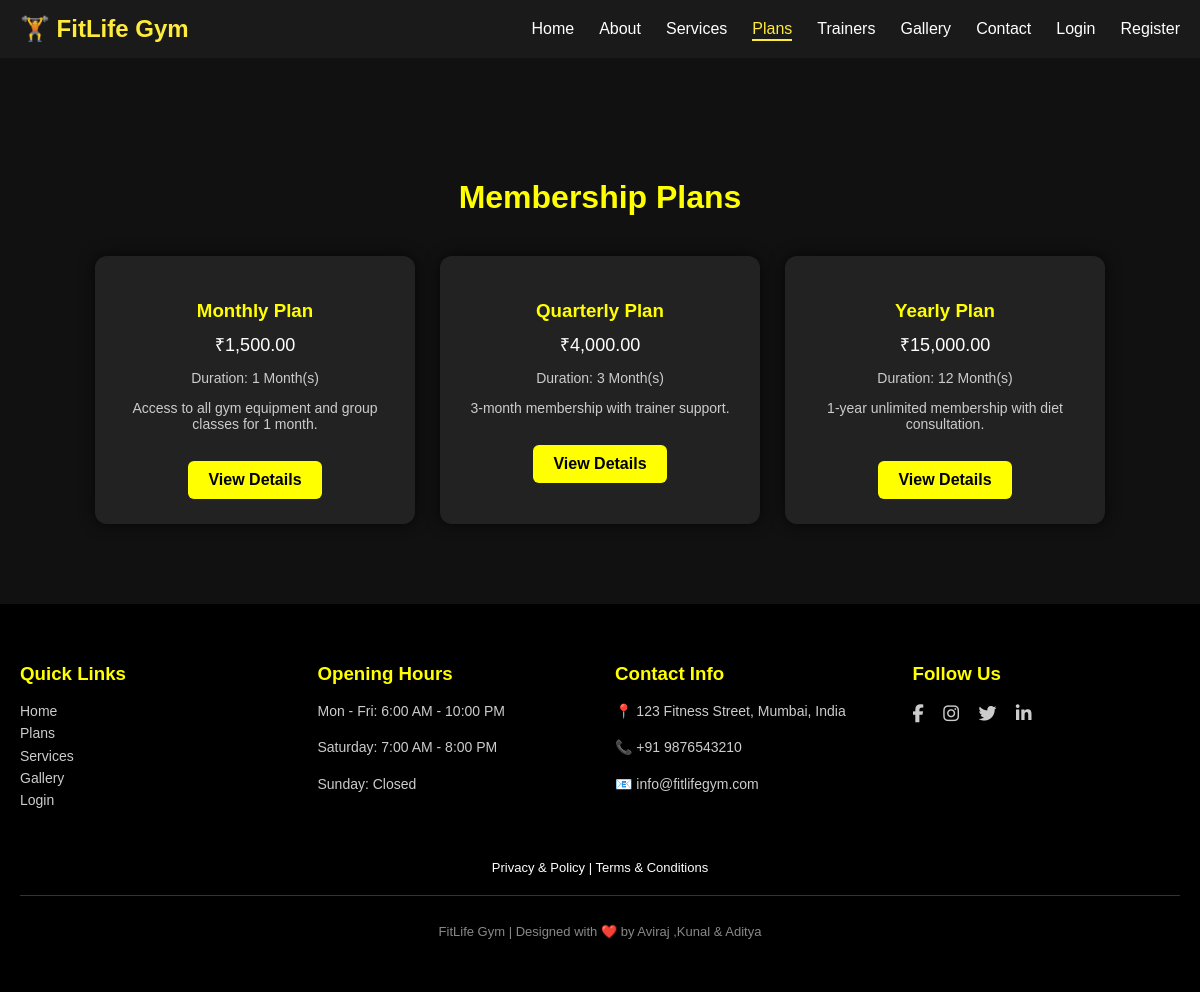
Screenshot of /usersite/plans.php with the database file from the repository.
### tables this page shows
CREATE TABLE `plans` (
  `plan_id` int(11) NOT NULL,
  `plan_name` varchar(50) NOT NULL,
  `duration_months` int(11) NOT NULL,
  `price` decimal(10,2) NOT NULL,
  `description` text DEFAULT NULL
);

### usersite/plans.php (the view, shortened to what this page needs)
<?php
require_once "config.php";
?>
<!DOCTYPE html>
<html lang="en">
<head>
  <link rel="stylesheet" href="https://cdnjs.cloudflare.com/ajax/libs/font-awesome/6.5.0/css/all.min.css">
</head>
<body>
<nav>
  <div class="logo">🏋️ FitLife Gym</div>
  <ul id="nav-links">
    <?php
    $current_page = basename($_SERVER['PHP_SELF']);
    if(isset($_SESSION['user_id'])):
    ?>
      <li><a href="index.php" class="<?php echo ($current_page=='user_dashboard.php')?'active':''; ?>">Dashboard</a></li>
      <li><a href="about.php" class="<?php echo ($current_page=='about.php')?'active':''; ?>">About</a></li>
      <li><a href="services.php" class="<?php echo ($current_page=='services.php')?'active':''; ?>">Services</a></li>
      <li><a href="plans.php" class="active">Plans</a></li>
      <li><a href="trainers.php" class="<?php echo ($current_page=='trainers.php')?'active':''; ?>">Trainers</a></li>
      <li><a href="gallery.php" class="<?php echo ($current_page=='gallery.php')?'active':''; ?>">Gallery</a></li>
      <li><a href="contact.php" class="<?php echo ($current_page=='contact.php')?'active':''; ?>">Contact</a></li>
      <li style="color:#ffeb3b;">Welcome, <?php echo htmlspecialchars($_SESSION['user_name']); ?>!</li>
      <li><a href="logout.php">Logout</a></li>
    <?php else: ?>
      <li><a href="index.php" class="<?php echo ($current_page=='index.php')?'active':''; ?>">Home</a></li>
      <li><a href="about.php" class="<?php echo ($current_page=='about.php')?'active':''; ?>">About</a></li>
      <li><a href="services.php" class="<?php echo ($current_page=='services.php')?'active':''; ?>">Services</a></li>
      <li><a href="plans.php" class="active">Plans</a></li>
      <li><a href="trainers.php" class="<?php echo ($current_page=='trainers.php')?'active':''; ?>">Trainers</a></li>
      <li><a href="gallery.php" class="<?php echo ($current_page=='gallery.php')?'active':''; ?>">Gallery</a></li>
      <li><a href="contact.php" class="<?php echo ($current_page=='contact.php')?'active':''; ?>">Contact</a></li>
      <li><a href="login.php" class="<?php echo ($current_page=='login.php')?'active':''; ?>">Login</a></li>
      <li><a href="register.php" class="<?php echo ($current_page=='register.php')?'active':''; ?>">Register</a></li>
    <?php endif; ?>
  </ul>
</nav>
<div class="content">
  <h1>Membership Plans</h1>
  <div class="plans-container">
    <?php
    $plans_query = $conn->query("SELECT * FROM plans ORDER BY plan_id ASC");
    if($plans_query && $plans_query->num_rows > 0){
        while($plan = $plans_query->fetch_assoc()){
            echo '<div class="plan-card">
                    <h3>'.htmlspecialchars($plan['plan_name']).'</h3>
                    <p class="price">₹'.number_format($plan['price'],2).'</p>
                    <p>Duration: '.$plan['duration_months'].' Month(s)</p>
                    <p>'.htmlspecialchars($plan['description']).'</p>
                    <a href="plan_details.php?id='.$plan['plan_id'].'" class="btn">View Details</a>
                  </div>';
        }
    } else {
        echo '<p>No plans available at the moment.</p>';
    }
    ?>
  </div>
</div>
<footer>
  <div class="footer-container">
    <div class="footer">
      <h3>Quick Links</h3>
      <a href="index.php">Home</a><br>
      <a href="plans.php">Plans</a><br>
      <a href="services.php">Services</a><br>
      <a href="gallery.php">Gallery</a><br>
      <a href="login.php">Login</a>
    </div>
    <div class="footer">
      <h3>Opening Hours</h3>
      <p>Mon - Fri: 6:00 AM - 10:00 PM</p>
      <p>Saturday: 7:00 AM - 8:00 PM</p>
      <p>Sunday: Closed</p>
    </div>
    <div class="footer">
      <h3>Contact Info</h3>
      <p>📍 123 Fitness Street, Mumbai, India</p>
      <p>📞 +91 9876543210</p>
      <p>📧 info@fitlifegym.com</p>
    </div>
    <div class="footer">
      <h3>Follow Us</h3>
      <div class="socials">
        <a href="#"><i class="fab fa-facebook-f"></i></a>
        <a href="#"><i class="fab fa-instagram"></i></a>
        <a href="#"><i class="fab fa-twitter"></i></a>
        <a href="#"><i class="fab fa-linkedin-in"></i></a>
      </div>
    </div>
    </div>
      <div class="term">
        <a href="privacy.php"><p>Privacy & Policy</a>
        <a href="terms.php">|  Terms & Conditions</p></a>
      </div>
  <div class="footer-bottom">
    <p> FitLife Gym | Designed with ❤️  by Aviraj ,Kunal & Aditya</p>
  </div>
</footer>
</body>
</html>

### usersite/plans.php (style rules this page uses)
body { margin: 0; font-family: Arial, Helvetica, sans-serif; background: #111; color: white; overflow-x: hidden; }
a { text-decoration: none; color: white; transition: .3s; }
nav { background:#1a1a1a;color:#fff;padding:15px 20px;display:flex;justify-content:space-between;align-items:center;position:sticky;top:0;z-index:1000; }
nav .logo { font-size:24px;font-weight:bold;color:#ffeb3b; }
nav ul { list-style:none;display:flex;gap:25px;margin:0;padding:0; }
nav ul li a { text-decoration:none;color:#fff;font-weight:500;transition:.3s;position:relative; }
nav ul li a::after { content:"";position:absolute;width:0;height:2px;background:#ffeb3b;left:0;bottom:-4px;transition:width .3s; }
nav ul li a:hover, nav ul li a.active { color:#ffeb3b; }
nav ul li a:hover::after, nav ul li a.active::after { width:100%; }
.content { padding: 100px 40px 40px 40px; text-align: center; animation: fadeIn 1.5s; }
h1 { color: yellow; }
.plans-container { display: flex; justify-content: center; flex-wrap: wrap; margin-top: 40px; gap: 25px; }
.plan-card { background: #222; padding: 25px; width: 270px; border-radius: 12px; box-shadow: 0 0 15px rgba(0,0,0,0.7); transition: 0.3s; text-align: center; }
.plan-card h3 { color: yellow; margin-bottom: 10px; }
.plan-card p { color: #ccc; font-size: 14px; }
.plan-card .price { font-size: 18px; margin: 10px 0; color: #fff; }
.plan-card a.btn { display: inline-block; margin-top: 15px; padding: 10px 20px; background: yellow; color: black; font-weight: bold; border-radius: 6px; transition: 0.3s; }
footer { background: #000; color: #fff; padding: 40px 20px; margin-top: 40px; }
.footer-container { display: grid; grid-template-columns: repeat(auto-fit,minmax(220px,1fr)); gap: 30px; max-width: 1200px; margin: auto; }
.footer h3 { margin-bottom: 15px; color: yellow; }
.footer p, .footer a { color: #ccc; font-size: 14px; line-height: 1.6; }
.term { text-align:center;margin-top:20px;font-size:13px;color:#888;padding-top:15px; }
.socials a { margin-right: 15px; font-size: 18px; color: #ccc; transition: .3s; }
.footer-bottom { text-align: center; margin-top: 20px; font-size: 13px; color: #888; border-top: 1px solid #333; padding-top: 15px; }

### rows the page displays
plans: plan_name "Monthly Plan", price "1,500.00", duration_months "1", description "Access to all gym equipment and group classes for 1 month."
plans: plan_name "Quarterly Plan", price "4,000.00", duration_months "3", description "3-month membership with trainer support."
plans: plan_name "Yearly Plan", price "15,000.00", duration_months "12", description "1-year unlimited membership with diet consultation."
